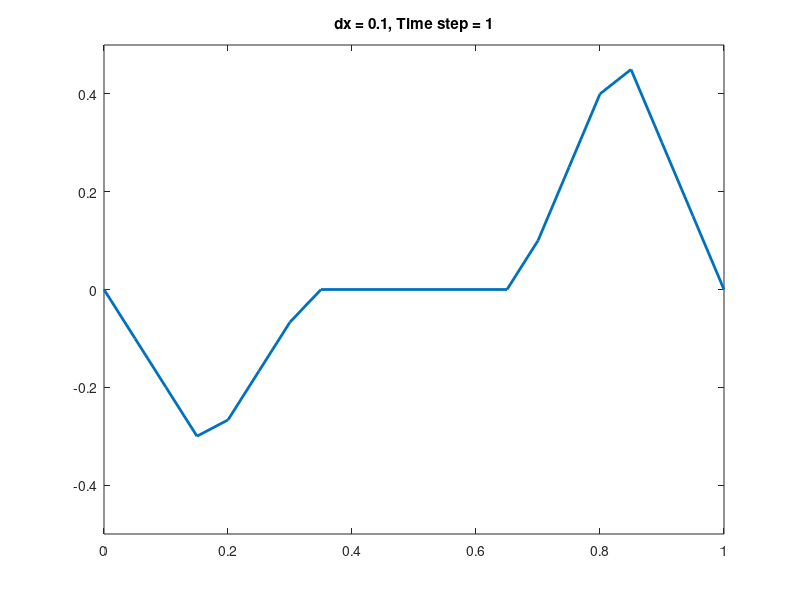
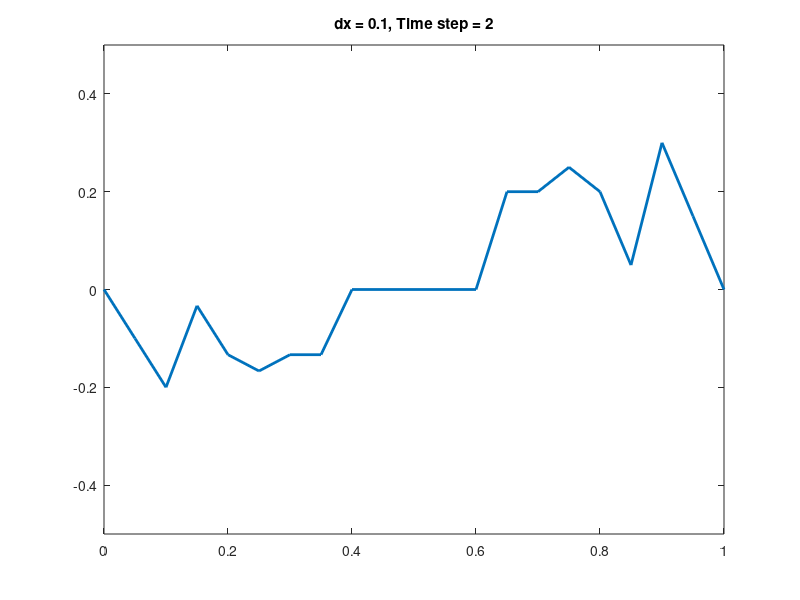
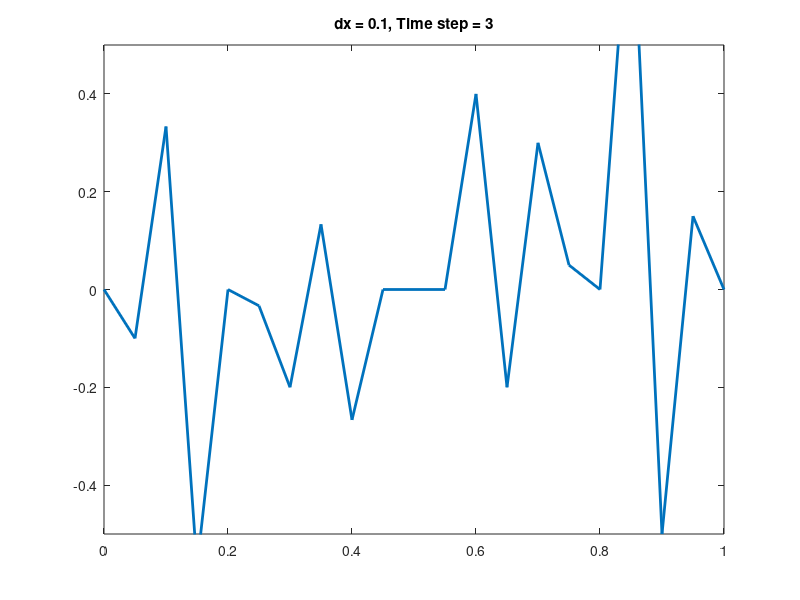
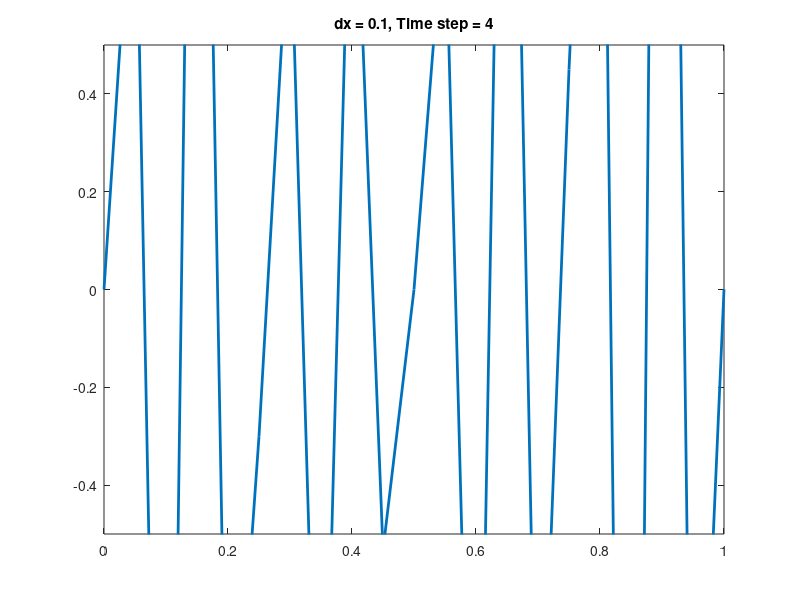

MATLAB code for these plots, in order:
%5.2.1      Sai Raj Hanuman AID25022
r=5;
l=3;

dx=0.1;
dt=0.0005;  %Stable=0.0005 Unstable=0.01

mu=r*dt/(dx^2);

x=0:dx:l;
x=x';

n=length(x);

A=zeros(n-2,n-2);

for i=1:n-2
    for j=1:n-2
        if abs(i-j)==1
            A(i,j)=mu;
        elseif i==j
            A(i,j)=1-2*mu;
        endif
    endfor
endfor

xp=x(2:end-1);

B=xp.*(xp-1).*(xp-3);

for k=1:10
    figure(k)
    plot(xp,B);
    axis([0 3 -5 5]);
    title(['Stable Solution, step = ',num2str(k)]);
    drawnow;
    B=A*B;
endfor


clc;
%5.2.3        Sai Raj Hanuman AID25022
clear;

dx = 0.1;     %a) dx=0.2 b)dx=0.1
dt = 0.001;     %a) dt = 0.005  b) dt=0.001

mu = 3*dt/(dx^2);

x = -1:dx:1;
x = x';

n = length(x);

% Initial condition
U = zeros(n,1);

% Boundary conditions
U(1) = 1;
U(n) = -1;


for k=1:20
  figure(k)

    plot(x,U,'LineWidth',2);

    Unew = U;

    for i=2:n-1
        Unew(i)=U(i)+mu*(U(i+1)-2*U(i)+U(i-1));
    endfor

    % Reapply boundary conditions
    Unew(1)=1;
    Unew(n)=-1;

    U = Unew;

endfor

title('dx = 0.2');
xlabel('x');
ylabel('u(x,t)');
grid on


clc;
%5.2.2      Sai Raj Hanuman AID25022
clear;

dx = 0.05;     %b) dx=0.05  a) dx=0.1
dt = 0.005;     %b) dt=0.005  a) dt=0.00125

mu = dt/(dx^2);

x = 0:dx:1;
x = x';

n = length(x);

% Initial condition
U = zeros(n,1);

for i=1:n
    xi = x(i);

    if xi <= 1/3
        U(i) = 2*abs(xi-1/6)-1/3;

    elseif xi <= 2/3
        U(i) = 0;

    else
        U(i) = 1/2 - 3*abs(xi-5/6);
    endif
endfor

% Boundary conditions
U(1)=0;
U(n)=0;

for k=1:20
    figure(k)
    plot(x,U,'LineWidth',2);
    axis([0 1 -0.5 0.5]);
    title(['dx = 0.1, Time step = ',num2str(k)]);
    drawnow;

    Unew = U;

    for i=2:n-1
        Unew(i)=U(i)+mu*(U(i+1)-2*U(i)+U(i-1));
    endfor

    U = Unew;

endfor
